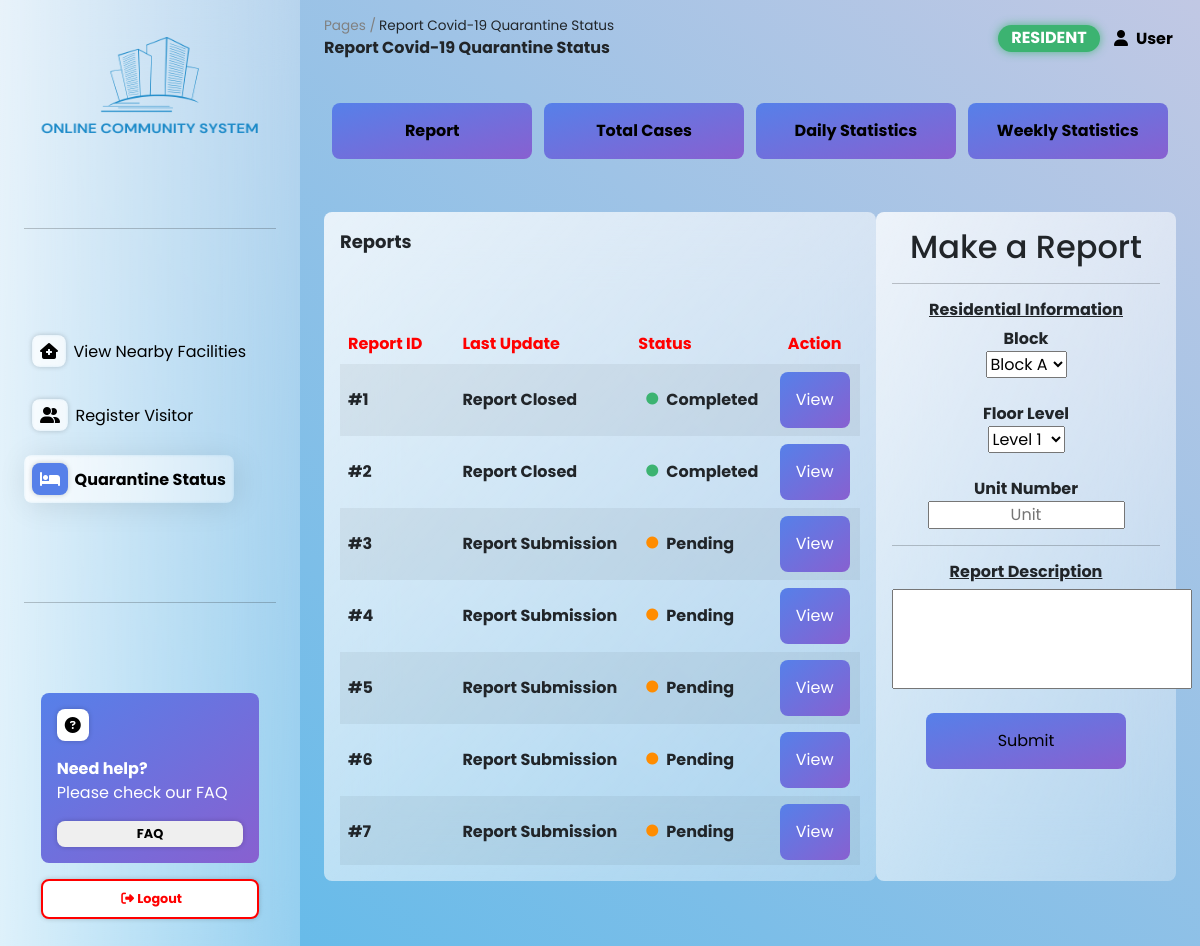
The app's page /resident/reportcovquarantinestats.php (signed in) with its own data.
### tables this page shows
CREATE TABLE `cov_report` (
  `ReportID` int(11) NOT NULL AUTO_INCREMENT,
  `resident_id` int(11) NOT NULL,
  `DateCreated` date NOT NULL DEFAULT current_timestamp(),
  `Description` varchar(255) NOT NULL,
  `LastActivityDate` date NOT NULL,
  `LastActivityHour` time NOT NULL,
  `ReportStatus` varchar(255) NOT NULL,
  `LastActivity` varchar(255) NOT NULL,
  `Block` varchar(5) NOT NULL,
  `FloorLevel` int(5) NOT NULL,
  `unit_no` varchar(255) NOT NULL,
  `Note` varchar(255) DEFAULT NULL,
  PRIMARY KEY (`ReportID`)
);

### resident/reportcovquarantinestats.php (the view, shortened to what this page needs)
<!DOCTYPE html>
<html lang="en">
<head>
	<link href="https://cdn.jsdelivr.net/npm/bootstrap@5.0.2/dist/css/bootstrap.min.css" rel="stylesheet" />
	<link rel="stylesheet" type="text/css" href="../assets/css/stylesheet.css" />
</head>
<body>
	<nav>
		<div class="bottom icontainer" id="logo">
			<img src="../assets/img/logo.png" width="230" height="100" />
		</div>
		<hr />
		<div class="icontainer">
			<a href="viewnearbyfacilities.php">
				<div class="navcontrol">
					<i class="fa-solid fa-house-medical"></i>
					<span>View Nearby Facilities</span>
				</div>
			</a>
			<a href="registervisitor.html">
				<div class="navcontrol">
					<i class="fa-solid fa-user-group"></i>
					<span>Register Visitor</span>
				</div>
			</a>
			<a href="reportcovquarantinestats.php">
				<div class="selected navcontrol">
					<i class="fa-solid fa-bed"></i>
					<span>Quarantine Status</span>
				</div>
			</a>
		</div>
		<hr />
		<div class="bottom icontainer">
			<div class="profilebox">
				<div><i class="fa-solid fa-circle-question"></i></div>
				<div class="wordprofilebox">
					<div style="font-weight: bold"><span>Need help?</span></div>
					<div><span>Please check our FAQ</span></div>
				</div>
				<div><a href="../TermsFAQ.html"><button>FAQ</button></a></div>
			</div>
			<div class="logout">
				<a href="../assets/php/logout.php"><button><i class="fa-solid fa-right-from-bracket"></i>Logout</button></a>
			</div>
		</div>
	</nav>
	<main>
		<div class="glass">
			<div class="dashboard">
				<div class="leftdash">
					<div class="up">
						<div style="color: grey"><span>Pages /</span></div>
						<div style="margin-left: 0.2rem">
							<span>Report Covid-19 Quarantine Status</span>
						</div>
					</div>
					<div style="font-weight: bold">
						<span>Report Covid-19 Quarantine Status</span>
					</div>
				</div>
				<div class="rightdash">
					<div class="status"><span>RESIDENT</span></div>
					<a href="profile.php">
						<div><i class="fa-solid fa-user"></i><span>User</span></div>
					</a>
				</div>
			</div>
		</div>
		<div class="face">
			<div class="showHide">
				<center>
					<button class="action_btn" onclick="report()">
						<span><b>Report</span>
					</button>
					<button class="action_btn" onclick="states()">
						<span><b>Total Cases</b></span>
					</button>
					<button class="action_btn" onclick="daily()">
						<span><b>Daily Statistics</b></span>
					</button>
					<button class="action_btn" onclick="weekly()">
						<span><b>Weekly Statistics</b></span>
					</button>
				</center>
			</div>
			<?php
			include_once('../assets/php/config.php');
			$display_2 = "block";
			?>
			<div id="makeReport" style="display:<?php echo $display_2 ?>;">
				<div class="reportboard">
					<div class="reportlist glasscard">
						<div class="upperactivity">
							<span>Reports</span>
						</div>
						<div class="wrapaccord">
							<form method='POST' action='reportcovquarantinestats.php'>
								<table class="table table-striped table-hover table-borderless">
									<thead>
										<tr>
											<th style="width:200px">
												<font color="Red">Report ID
											</th>
											<th style="width:300px">
												<font color="Red">Last Update
											</th>
											<th style="width:200px">
												<font color="Red">Status
											</th>
											<th style="width:100px">
												<font color="Red">
													<center>Action
											</th>
										</tr>
									</thead>
									<tbody>
										<?php
										$sql = "SELECT * FROM cov_report WHERE resident_id = '" . $_SESSION["userid"] . "'";
										$result = $connection->query($sql);
										if ($result->num_rows > 0) {
											while ($row = $result->fetch_assoc()) {
												echo "<tr>";
												echo "<th>#" . $row["ReportID"] . "</th>";
												echo "<th>" . $row["LastActivity"] . "</th>";
												$code = "";
												if ($row["ReportStatus"] == "Completed") {
													$code = "completed";
												} else if ($row["ReportStatus"] == "Pending") {
													$code = "pending";
												} else if ($row["ReportStatus"] == "In Progress") {
													$code = "inprogress";
												} else
													$code = "pending";
										?>
												<th><i class="fa-solid fa-circle fa-xs" id="<?php echo $code; ?>"></i><?php echo $row["ReportStatus"] ?></th>
												<td>
													<center>
														<button style="border: blue;" class="profilebox" name='submit' type="submit" value="<?php echo $row["ReportID"]; ?>">View</button>
													</center>
												</td>
										<?php
												echo "</tr>";
											}
										}
										?>
									</tbody>
								</table>
							</form>
						</div>
					</div>
					<div class="reportactivity glasscard">
						<div class="upperactivity">
							<center>
								<h2>Make a Report</h2>
								<form action="../assets/php/makeReport.php" method="post">
									<hr><u>
										<h6 style="font-weight:bold">Residential Information</h4>
									</u>
									<span class="ex-title">Block</span>
									<br>
									<select name="block" id="block">
										<option value="A">Block A</option>
									</select>
									<br><br>
									<span class="ex-title">Floor Level</span>
									<br>
									<select name="floorLevel" id="floorLevel">
										<option value="1">Level 1</option>
									</select>
									<br><br>
									<span>Unit Number</span>
									<br><input name="roomNo" class="a" type="text" placeholder="Unit" style="text-align:center;" required>
									<hr>
									<u>
										<h6 style="font-weight:bold">Report Description</h4>
									</u>
									<input type="text" id="description" name="description" style="height:100px; width:300px;" required>
									<div class="divider2">
									<br>
									</div>
									<input class="action_btn"type="submit" value="Submit">
								</form>
							</center>
						</div>
						<div class="bottomactivity" id="activitylist"></div>
					</div>
				</div>
			</div>
			<br>
			<br>
		</div>
	</main>
</body>
</html>

### resident/reportcovquarantinestats.php (style rules this page uses)
.action_btn { width: 200px; margin: 0 auto; display: inline; padding: 1rem; background: linear-gradient(to right bottom, #5680e9, #8860d0); border: white; border-radius: 0.5rem; }

### records on screen
cov_report: ReportID "1", LastActivity "Report Closed", ReportStatus "Completed"
cov_report: ReportID "2", LastActivity "Report Closed", ReportStatus "Completed"
cov_report: ReportID "3", LastActivity "Report Submission", ReportStatus "Pending"
cov_report: ReportID "4", LastActivity "Report Submission", ReportStatus "Pending"
cov_report: ReportID "5", LastActivity "Report Submission", ReportStatus "Pending"
cov_report: ReportID "6", LastActivity "Report Submission", ReportStatus "Pending"
cov_report: ReportID "7", LastActivity "Report Submission", ReportStatus "Pending"
